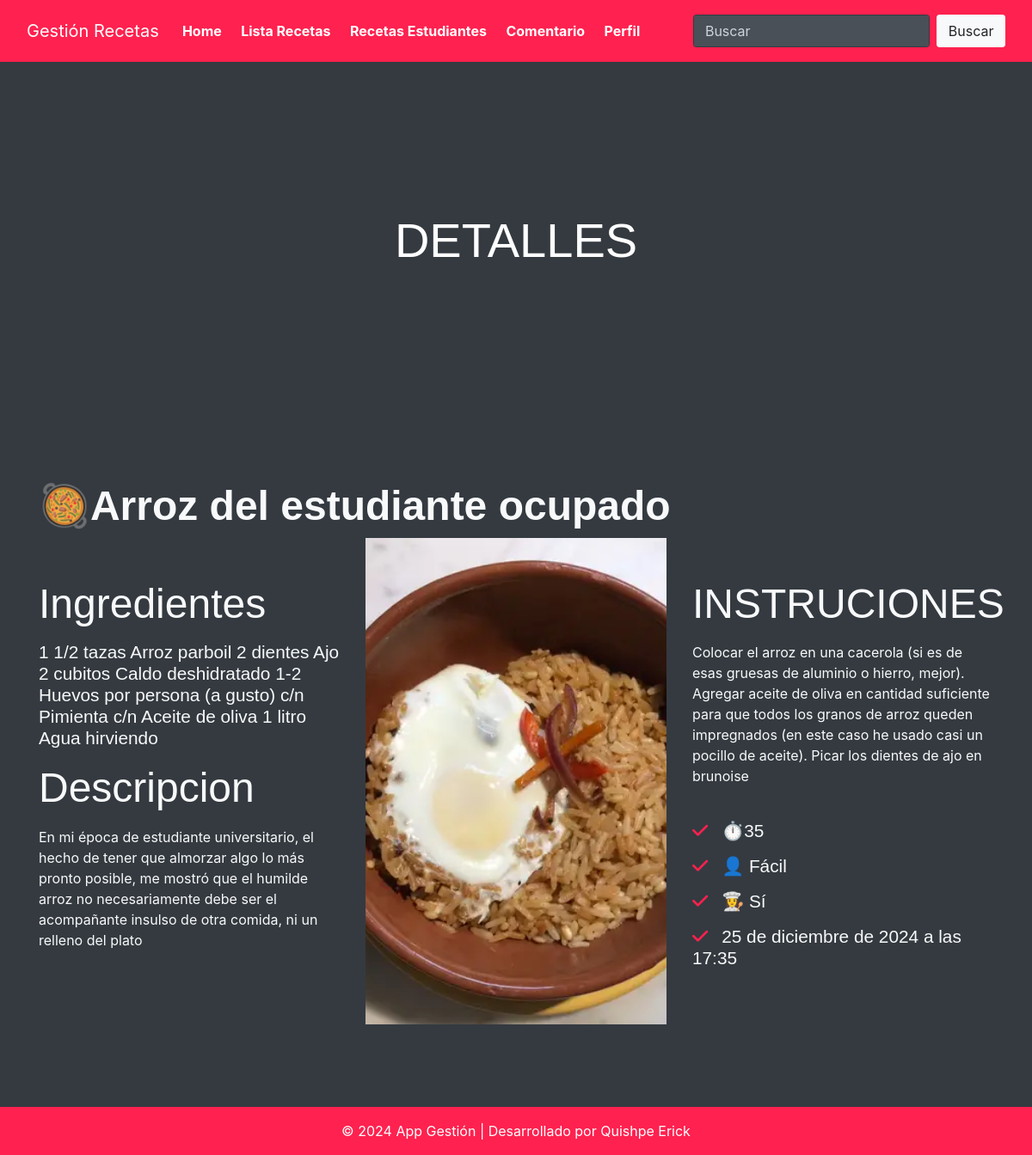
Before: /detalle_receta/1/ with the older database file.
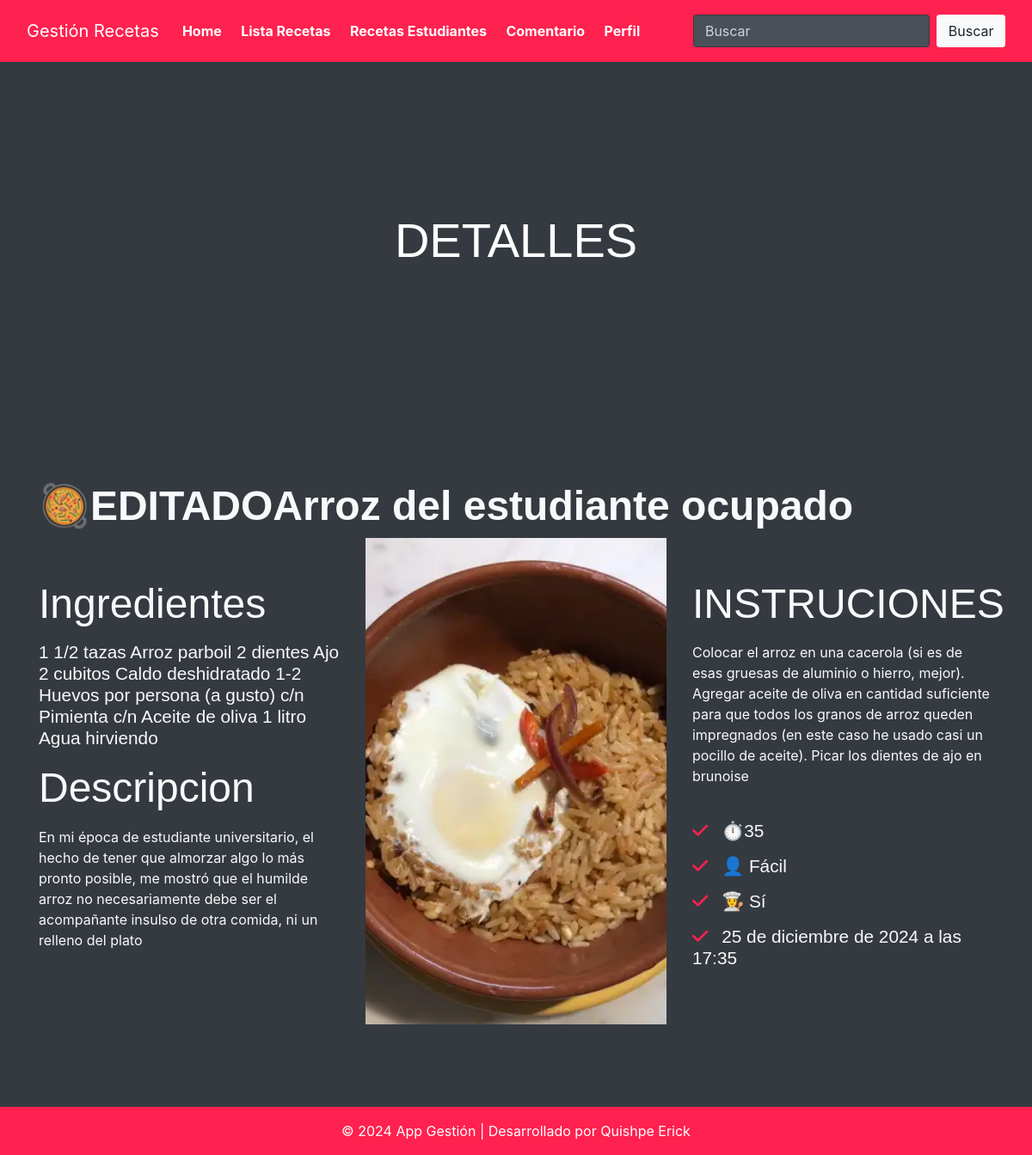
After: the same page with the newer database file.
### Aplicaciones/Recetas/models.py (models this page shows)
class Receta(models.Model):
    NIVEL_DIFICULTAD_CHOICES = [
        ('Fácil', 'Fácil'),
        ('Intermedio', 'Intermedio'),
        ('Difícil', 'Difícil'),
    ]
    nombre = models.CharField(max_length=255, verbose_name="Nombre de la receta")
    descripcion = models.TextField(verbose_name="Descripción", blank=True, null=True)
    ingredientes = models.TextField(verbose_name="Ingredientes")
    instrucciones = models.TextField(verbose_name="Instrucciones")
    tiempo_preparacion = models.PositiveIntegerField(verbose_name="Tiempo de preparación (minutos)")
    nivel_dificultad = models.CharField(
        max_length=50,
        choices=NIVEL_DIFICULTAD_CHOICES,
        verbose_name="Nivel de dificultad"
    )
    imagen = models.ImageField(upload_to='recetas/', blank=True, null=True, verbose_name="Imagen de la receta")
    es_favorita = models.BooleanField(default=False, verbose_name="Es favorita")
    fecha_creacion = models.DateTimeField(auto_now_add=True, verbose_name="Fecha de creación")

### Aplicaciones/Recetas/views.py (the view)
# urls.py: path('detalle_receta/<int:receta_id>/', views.detalle_receta, name='detalle_receta'),
def detalle_receta(request, receta_id):
    receta = get_object_or_404(Receta, id=receta_id)
    return render(request, 'detalle_receta.html', {'receta': receta})

### Aplicaciones/Recetas/templates/detalle_receta.html (shortened to what this page needs)
{% extends "./plantilla.html" %}
{% block contenido %}
{% load static %}
<!DOCTYPE html>
<html lang="en">
<body>
    <div class="container-fluid page-header mb-5 position-relative overlay-bottom">
        <div class="d-flex flex-column align-items-center justify-content-center pt-0 pt-lg-5" style="min-height: 400px">
            <h1 class="display-4 mb-3 mt-0 mt-lg-5 text-white text-uppercase">Detalles</h1>
        </div>
    </div>
    <div class="container-fluid py-5">
        <div class="container">
            <div class="section-title">
                <h1><b> 🥘{{ receta.nombre }}</h1></b>
            </div>
            <div class="row">
                <div class="col-lg-4 py-0 py-lg-5">
                    <h1 class="mb-3">Ingredientes</h1>
                    <h5 class="mb-3"> {{ receta.ingredientes }} </h5>
                    <h1 class="mb-3">Descripcion</h1>
                    <p>{{ receta.descripcion }}</p>
                </div>
                <div class="col-lg-4 py-5 py-lg-0" style="min-height: 500px;">
                    <div class="position-relative h-100">
                        <img class="position-absolute w-100 h-100" src="{{ receta.imagen.url }}" style="object-fit: cover;">
                    </div>
                </div>
                <div class="col-lg-4 py-0 py-lg-5">
                    <h1 class="mb-3">INSTRUCIONES</h1>
                    <p>{{ receta.instrucciones }}</p>
                    <br>
                    <h5 class="mb-3"><i class="fa fa-check text-primary mr-3"></i>⏱️{{ receta.tiempo_preparacion }}</h5>
                    <h5 class="mb-3"><i class="fa fa-check text-primary mr-3"></i>👤 {{ receta.nivel_dificultad }}</h5>
                    <h5 class="mb-3"><i class="fa fa-check text-primary mr-3"></i>👩‍🍳 {{ receta.es_favorita|yesno:"Sí,No" }}</h5>
                    <h5 class="mb-3"><i class="fa fa-check text-primary mr-3"></i>{{ receta.fecha_creacion }}</h5>
                </div>
            </div>
        </div>
    </div>
  </body>
  </html>
{% endblock %}

Changed rows visible on the page:
changed Receta "Fácil": nombre "Arroz del estudiante ocupado" → "EDITADOArroz del estudiante ocupado"
